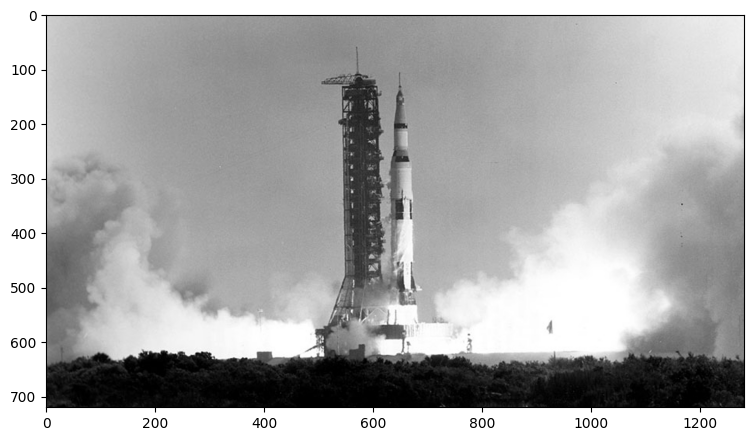
#> input picture Image Drawing /download.png, 753 x 441 px, found by its file name
$ python cropped.py
#> lines starting #> are read from the running program, lines starting #| are printed output that depends on the picture
import cv2 as cv

img = cv.imread("download.png")
#> img is the input picture: shape (441, 753, 3); min 0, max 255, mean 170.7

if img is not None:
    cropped = img[0:700, 200:600]
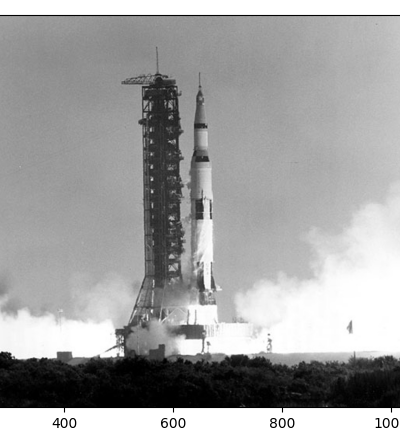
#> cropped: shape (441, 400, 3); min 0, max 255, mean 162.1

    cv.imshow("Cropped Image", cropped)
    cv.imshow("Original Image", img)

    cv.waitKey(0)
    cv.destroyAllWindows()

$ run again, with Image Drawing /Text.png copied over Image Drawing /download.png
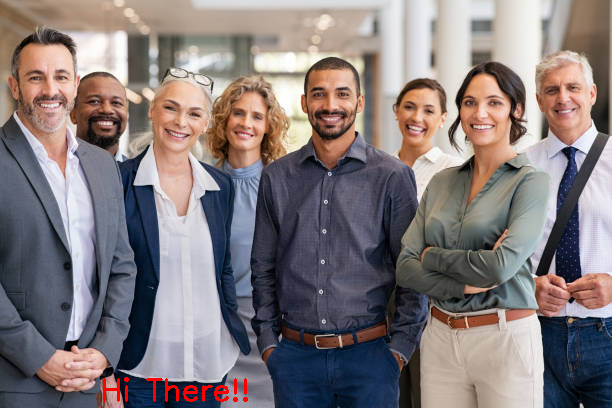
#> input picture Image Drawing /Text.png, 612 x 408 px, found by its file name
#> img is the input picture: shape (408, 612, 3); mean B, G, R 123, 121.8, 131.3
#> `cropped = img[0:700, 200:600]`:
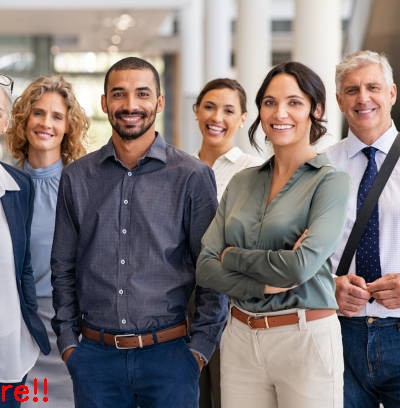
#> cropped: shape (408, 400, 3); mean B, G, R 120.6, 120.4, 129.4
